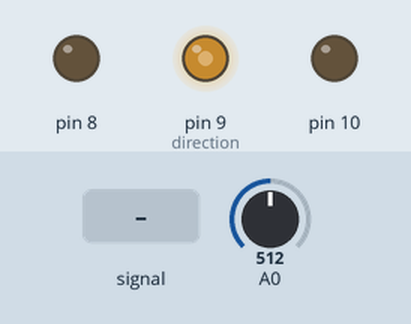
This sketch was run on a simulated Arduino Uno, built with avr-gcc and run on an emulated ATmega328P. On the bench: output pins drawn as LEDs (lit = HIGH). The test bench sets the inputs (shaded band); at power-on: A0 = 512. What the sketch prints to the serial monitor is not drawn.

Above: at 1.2 s.
1.3 s: A0 fed a 200 Hz sine of ±81 counts around its level
4.3 s: A0 set to 900
At 4.6 s:
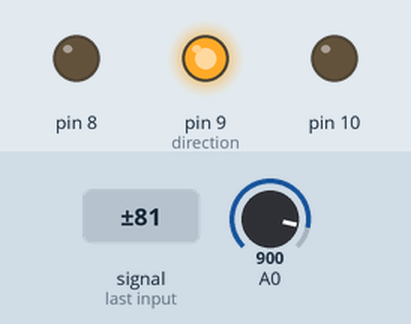
5.8 s: A0 set to 306
At 6.9 s:
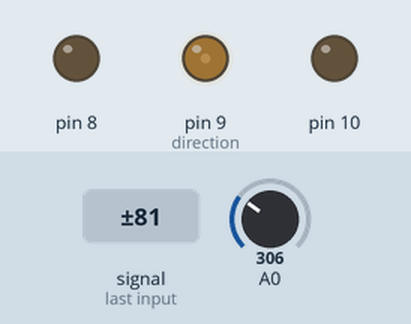
7.3 s: A0 set to 122
At 8.1 s:
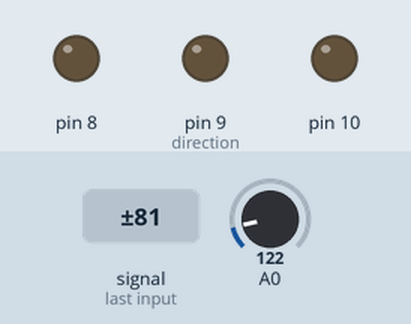
8.8 s: A0 set to 177
11.8 s: A0 set to 196
At 12.7 s:
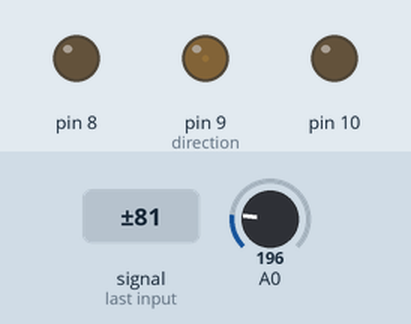
Timing chart, 0 to 14.3 s (numbered marks = the images above; inputs shaded):
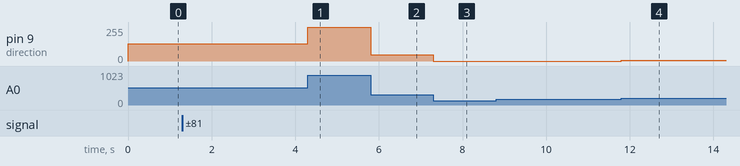

The sketch:

car_accel.ino
```cpp
#include <PWM.h>

int32_t freq = 30000;
unsigned long  distance;

void setup() {
  // put your setup code here, to run once:
  pinMode(8, OUTPUT);     //급제동핀
  pinMode(9, OUTPUT);     //direction
  pinMode(10, OUTPUT);    //속도제어


  InitTimersSafe();
  SetPinFrequencySafe(9, freq);

  digitalWrite(8, LOW);   //급제동x
  digitalWrite(10, LOW);   //직진

  Serial.begin(250000);
}

void loop() {
  // put your main code here, to run repeatedly:

  int value = analogRead(A0);

  Serial.print(value);
  Serial.print("    ");

  int vel = constrain((value - 185) * 0.4, 0, 255);

  pwmWrite(9, vel);               //속도제어

  Serial.print("vel: ");
  Serial.println(vel);
}

//180 ~ 867 -185
//-5  ~ 682 * 0.4
//-20 ~ 272.8
//  0 ~ 255
```

Measured:
- after the input at 4.3 s, pin 9 (direction): 129/255 → 255/255 at once
- after the input at 5.8 s, pin 9 (direction): 255/255 → 48/255 at once
- after the input at 7.3 s, pin 9 (direction): 48/255 → 0/255 at once
- after the input at 11.8 s, pin 9 (direction): 0/255 → 4/255 at once
